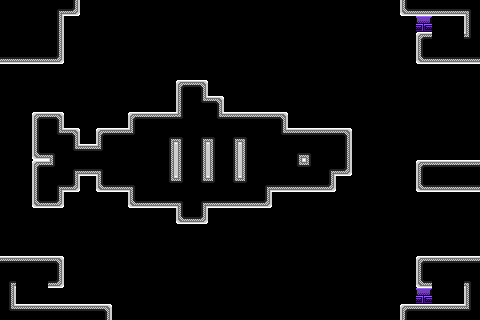

Rendered tile map (Tiled .tmx) drawn with the repository's tilesets; below, a short description and the full map source, tile grids included:
An orthogonal 30x20 tile map with 16x16 px tiles, 5 tile layers (bkg_far, bkg_close, ground, onoff2-defaulton, ...), 3 tilesets.

<map version="1.10" tiledversion="1.11.0" orientation="orthogonal" renderorder="right-down" width="30" height="20" tilewidth="16" tileheight="16" infinite="0" nextlayerid="6" nextobjectid="1">
 <tileset firstgid="1" source="../../memory_block.tsx" />
 <tileset firstgid="16" source="../../PlaceholderSprites.tsx" />
 <tileset firstgid="121" source="../../onoff2_block.tsx" />
 <layer id="4" name="bkg_far" width="30" height="20">
  <properties>
   <property name="unity:sortinglayer" value="Bkg_far" />
  </properties>
  <data encoding="csv">
0,0,0,0,0,0,0,0,0,0,0,0,0,0,0,0,0,0,0,0,0,0,0,0,0,0,0,0,0,0,
0,0,0,0,0,0,0,0,0,0,0,0,0,0,0,0,0,0,0,0,0,0,0,0,0,0,0,0,0,0,
0,0,0,0,0,0,0,0,0,0,0,0,0,0,0,0,0,0,0,0,0,0,0,0,0,0,0,0,0,0,
0,0,0,0,0,0,0,0,0,0,0,0,0,0,0,0,0,0,0,0,0,0,0,0,0,0,0,0,0,0,
0,0,0,0,0,0,0,0,0,0,0,0,0,0,0,0,0,0,0,0,0,0,0,0,0,0,0,0,0,0,
0,0,0,0,0,0,0,0,0,0,0,0,0,0,0,0,0,0,0,0,0,0,0,0,0,0,0,0,0,0,
0,0,0,0,0,0,0,0,0,0,0,0,0,0,0,0,0,0,0,0,0,0,0,0,0,0,0,0,0,0,
0,0,0,0,0,0,0,0,0,0,0,0,0,0,0,0,0,0,0,0,0,0,0,0,0,0,0,0,0,0,
0,0,0,0,0,0,0,0,0,0,0,0,0,0,0,0,0,0,0,0,0,0,0,0,0,0,0,0,0,0,
0,0,0,0,0,0,0,0,0,0,0,0,0,0,0,0,0,0,0,0,0,0,0,0,0,0,0,0,0,0,
0,0,0,0,0,0,0,0,0,0,0,0,0,0,0,0,0,0,0,0,0,0,0,0,0,0,0,0,0,0,
0,0,0,0,0,0,0,0,0,0,0,0,0,0,0,0,0,0,0,0,0,0,0,0,0,0,0,0,0,0,
0,0,0,0,0,0,0,0,0,0,0,0,0,0,0,0,0,0,0,0,0,0,0,0,0,0,0,0,0,0,
0,0,0,0,0,0,0,0,0,0,0,0,0,0,0,0,0,0,0,0,0,0,0,0,0,0,0,0,0,0,
0,0,0,0,0,0,0,0,0,0,0,0,0,0,0,0,0,0,0,0,0,0,0,0,0,0,0,0,0,0,
0,0,0,0,0,0,0,0,0,0,0,0,0,0,0,0,0,0,0,0,0,0,0,0,0,0,0,0,0,0,
0,0,0,0,0,0,0,0,0,0,0,0,0,0,0,0,0,0,0,0,0,0,0,0,0,0,0,0,0,0,
0,0,0,0,0,0,0,0,0,0,0,0,0,0,0,0,0,0,0,0,0,0,0,0,0,0,0,0,0,0,
0,0,0,0,0,0,0,0,0,0,0,0,0,0,0,0,0,0,0,0,0,0,0,0,0,0,0,0,0,0,
0,0,0,0,0,0,0,0,0,0,0,0,0,0,0,0,0,0,0,0,0,0,0,0,0,0,0,0,0,0
</data>
 </layer>
 <layer id="1" name="bkg_close" width="30" height="20">
  <properties>
   <property name="unity:sortinglayer" value="Bkg" />
  </properties>
  <data encoding="csv">
0,0,0,0,0,0,0,0,0,0,0,0,0,0,0,0,0,0,0,0,0,0,0,0,0,0,0,0,0,0,
0,0,0,0,0,0,0,0,0,0,0,0,0,0,0,0,0,0,0,0,0,0,0,0,0,0,0,0,0,0,
0,0,0,0,0,0,0,0,0,0,0,0,0,0,0,0,0,0,0,0,0,0,0,0,0,0,0,0,0,0,
0,0,0,0,0,0,0,0,0,0,0,0,0,0,0,0,0,0,0,0,0,0,0,0,0,0,0,0,0,0,
0,0,0,0,0,0,0,0,0,0,0,0,0,0,0,0,0,0,0,0,0,0,0,0,0,0,0,0,0,0,
0,0,0,0,0,0,0,0,0,0,0,0,0,0,0,0,0,0,0,0,0,0,0,0,0,0,0,0,0,0,
0,0,0,0,0,0,0,0,0,0,0,0,0,0,0,0,0,0,0,0,0,0,0,0,0,0,0,0,0,0,
0,0,0,0,0,0,0,0,0,0,0,0,0,0,0,0,0,0,0,0,0,0,0,0,0,0,0,0,0,0,
0,0,0,0,0,0,0,0,0,0,0,0,0,0,0,0,0,0,0,0,0,0,0,0,0,0,0,0,0,0,
0,0,0,0,0,0,0,0,0,0,0,0,0,0,0,0,0,0,0,0,0,0,0,0,0,0,0,0,0,0,
0,0,0,0,0,0,0,0,0,0,0,0,0,0,0,0,0,0,0,0,0,0,0,0,0,0,0,0,0,0,
0,0,0,0,0,0,0,0,0,0,0,0,0,0,0,0,0,0,0,0,0,0,0,0,0,0,0,0,0,0,
0,0,0,0,0,0,0,0,0,0,0,0,0,0,0,0,0,0,0,0,0,0,0,0,0,0,0,0,0,0,
0,0,0,0,0,0,0,0,0,0,0,0,0,0,0,0,0,0,0,0,0,0,0,0,0,0,0,0,0,0,
0,0,0,0,0,0,0,0,0,0,0,0,0,0,0,0,0,0,0,0,0,0,0,0,0,0,0,0,0,0,
0,0,0,0,0,0,0,0,0,0,0,0,0,0,0,0,0,0,0,0,0,0,0,0,0,0,0,0,0,0,
0,0,0,0,0,0,0,0,0,0,0,0,0,0,0,0,0,0,0,0,0,0,0,0,0,0,0,0,0,0,
0,0,0,0,0,0,0,0,0,0,0,0,0,0,0,0,0,0,0,0,0,0,0,0,0,0,0,0,0,0,
0,0,0,0,0,0,0,0,0,0,0,0,0,0,0,0,0,0,0,0,0,0,0,0,0,0,0,0,0,0,
0,0,0,0,0,0,0,0,0,0,0,0,0,0,0,0,0,0,0,0,0,0,0,0,0,0,0,0,0,0
</data>
 </layer>
 <layer id="2" name="ground" width="30" height="20">
  <properties>
   <property name="unity:layer" value="Ground" />
   <property name="unity:sortinglayer" value="Ground" />
  </properties>
  <data encoding="csv">
7,7,7,10,13,0,0,0,0,0,0,0,0,0,0,0,0,0,0,0,0,0,0,0,0,11,12,12,12,9,
7,7,7,8,0,0,0,0,0,0,0,0,0,0,0,0,0,0,0,0,0,0,0,0,0,0,0,0,0,6,
7,7,7,8,0,0,0,0,0,0,0,0,0,0,0,0,0,0,0,0,0,0,0,0,0,0,1,0,0,4,
12,12,12,13,0,0,0,0,0,0,0,0,0,0,0,0,0,0,0,0,0,0,0,0,0,0,11,12,12,12,
0,0,0,0,0,0,0,0,0,0,0,0,0,0,0,0,0,0,0,0,0,0,0,0,0,0,0,0,0,0,
0,0,0,0,0,0,0,0,0,0,0,1,3,0,0,0,0,0,0,0,0,0,0,0,0,0,0,0,0,0,
0,0,0,0,0,0,0,0,0,0,0,6,5,3,0,0,0,0,0,0,0,0,0,0,0,0,0,0,0,0,
0,0,1,3,0,0,0,0,1,2,2,2147483653,7,5,2,2,2,3,0,0,0,0,0,0,0,0,0,0,0,0,
0,0,6,5,3,0,1,2,4,7,10,9,10,9,10,9,7,5,2,2,2,3,0,0,0,0,0,0,0,0,
0,0,11,9,5,2,4,7,7,7,8,6,8,6,8,6,7,7,10,9,7,8,0,0,0,0,0,0,0,0,
0,0,1,4,10,12,9,7,7,7,8,6,8,6,8,6,7,7,5,4,10,13,0,0,0,0,1,2,2,2,
0,0,6,10,13,0,11,12,9,7,5,4,5,4,5,4,10,12,12,12,13,0,0,0,0,0,11,12,12,12,
0,0,11,13,0,0,0,0,11,12,12,9,10,12,12,12,13,0,0,0,0,0,0,0,0,0,0,0,0,0,
0,0,0,0,0,0,0,0,0,0,0,11,13,0,0,0,0,0,0,0,0,0,0,0,0,0,0,0,0,0,
0,0,0,0,0,0,0,0,0,0,0,0,0,0,0,0,0,0,0,0,0,0,0,0,0,0,0,0,0,0,
0,0,0,0,0,0,0,0,0,0,0,0,0,0,0,0,0,0,0,0,0,0,0,0,0,0,0,0,0,0,
2,2,2,3,0,0,0,0,0,0,0,0,0,0,0,0,0,0,0,0,0,0,0,0,0,0,1,2,2,2,
10,0,0,13,0,0,0,0,0,0,0,0,0,0,0,0,0,0,0,0,0,0,0,0,0,0,11,0,0,9,
8,0,0,0,0,0,0,0,0,0,0,0,0,0,0,0,0,0,0,0,0,0,0,0,0,0,0,0,0,6,
5,2,2,2,2,2,3,0,0,0,0,0,0,0,0,0,0,0,0,0,0,0,0,0,0,1,2,2,2,4
</data>
 </layer>
 <layer id="5" name="onoff2-defaulton" width="30" height="20">
  <properties>
   <property name="unity:layer" value="Ground" />
   <property name="unity:sortinglayer" value="Ground" />
   <property name="unity:tag" value="onoff2-defaulton" />
  </properties>
  <data encoding="csv">
0,0,0,0,0,0,0,0,0,0,0,0,0,0,0,0,0,0,0,0,0,0,0,0,0,0,0,0,0,0,
0,0,0,0,0,0,0,0,0,0,0,0,0,0,0,0,0,0,0,0,0,0,0,0,0,0,122,0,0,0,
0,0,0,0,0,0,0,0,0,0,0,0,0,0,0,0,0,0,0,0,0,0,0,0,0,0,0,0,0,0,
0,0,0,0,0,0,0,0,0,0,0,0,0,0,0,0,0,0,0,0,0,0,0,0,0,0,0,0,0,0,
0,0,0,0,0,0,0,0,0,0,0,0,0,0,0,0,0,0,0,0,0,0,0,0,0,0,0,0,0,0,
0,0,0,0,0,0,0,0,0,0,0,0,0,0,0,0,0,0,0,0,0,0,0,0,0,0,0,0,0,0,
0,0,0,0,0,0,0,0,0,0,0,0,0,0,0,0,0,0,0,0,0,0,0,0,0,0,0,0,0,0,
0,0,0,0,0,0,0,0,0,0,0,0,0,0,0,0,0,0,0,0,0,0,0,0,0,0,0,0,0,0,
0,0,0,0,0,0,0,0,0,0,0,0,0,0,0,0,0,0,0,0,0,0,0,0,0,0,0,0,0,0,
0,0,0,0,0,0,0,0,0,0,0,0,0,0,0,0,0,0,0,0,0,0,0,0,0,0,0,0,0,0,
0,0,0,0,0,0,0,0,0,0,0,0,0,0,0,0,0,0,0,0,0,0,0,0,0,0,0,0,0,0,
0,0,0,0,0,0,0,0,0,0,0,0,0,0,0,0,0,0,0,0,0,0,0,0,0,0,0,0,0,0,
0,0,0,0,0,0,0,0,0,0,0,0,0,0,0,0,0,0,0,0,0,0,0,0,0,0,0,0,0,0,
0,0,0,0,0,0,0,0,0,0,0,0,0,0,0,0,0,0,0,0,0,0,0,0,0,0,0,0,0,0,
0,0,0,0,0,0,0,0,0,0,0,0,0,0,0,0,0,0,0,0,0,0,0,0,0,0,0,0,0,0,
0,0,0,0,0,0,0,0,0,0,0,0,0,0,0,0,0,0,0,0,0,0,0,0,0,0,0,0,0,0,
0,0,0,0,0,0,0,0,0,0,0,0,0,0,0,0,0,0,0,0,0,0,0,0,0,0,0,0,0,0,
0,0,0,0,0,0,0,0,0,0,0,0,0,0,0,0,0,0,0,0,0,0,0,0,0,0,0,0,0,0,
0,0,0,0,0,0,0,0,0,0,0,0,0,0,0,0,0,0,0,0,0,0,0,0,0,0,122,0,0,0,
0,0,0,0,0,0,0,0,0,0,0,0,0,0,0,0,0,0,0,0,0,0,0,0,0,0,0,0,0,0
</data>
 </layer>
 <layer id="3" name="foreground" width="30" height="20">
  <properties>
   <property name="unity:sortinglayer" value="Foreground" />
  </properties>
  <data encoding="csv">
0,0,0,0,0,0,0,0,0,0,0,0,0,0,0,0,0,0,0,0,0,0,0,0,0,0,0,0,0,0,
0,0,0,0,0,0,0,0,0,0,0,0,0,0,0,0,0,0,0,0,0,0,0,0,0,0,0,0,0,0,
0,0,0,0,0,0,0,0,0,0,0,0,0,0,0,0,0,0,0,0,0,0,0,0,0,0,0,0,0,0,
0,0,0,0,0,0,0,0,0,0,0,0,0,0,0,0,0,0,0,0,0,0,0,0,0,0,0,0,0,0,
0,0,0,0,0,0,0,0,0,0,0,0,0,0,0,0,0,0,0,0,0,0,0,0,0,0,0,0,0,0,
0,0,0,0,0,0,0,0,0,0,0,0,0,0,0,0,0,0,0,0,0,0,0,0,0,0,0,0,0,0,
0,0,0,0,0,0,0,0,0,0,0,0,0,0,0,0,0,0,0,0,0,0,0,0,0,0,0,0,0,0,
0,0,0,0,0,0,0,0,0,0,0,0,0,0,0,0,0,0,0,0,0,0,0,0,0,0,0,0,0,0,
0,0,0,0,0,0,0,0,0,0,0,0,0,0,0,0,0,0,0,0,0,0,0,0,0,0,0,0,0,0,
0,0,0,0,0,0,0,0,0,0,0,0,0,0,0,0,0,0,0,0,0,0,0,0,0,0,0,0,0,0,
0,0,0,0,0,0,0,0,0,0,0,0,0,0,0,0,0,0,0,0,0,0,0,0,0,0,0,0,0,0,
0,0,0,0,0,0,0,0,0,0,0,0,0,0,0,0,0,0,0,0,0,0,0,0,0,0,0,0,0,0,
0,0,0,0,0,0,0,0,0,0,0,0,0,0,0,0,0,0,0,0,0,0,0,0,0,0,0,0,0,0,
0,0,0,0,0,0,0,0,0,0,0,0,0,0,0,0,0,0,0,0,0,0,0,0,0,0,0,0,0,0,
0,0,0,0,0,0,0,0,0,0,0,0,0,0,0,0,0,0,0,0,0,0,0,0,0,0,0,0,0,0,
0,0,0,0,0,0,0,0,0,0,0,0,0,0,0,0,0,0,0,0,0,0,0,0,0,0,0,0,0,0,
0,0,0,0,0,0,0,0,0,0,0,0,0,0,0,0,0,0,0,0,0,0,0,0,0,0,0,0,0,0,
0,0,0,0,0,0,0,0,0,0,0,0,0,0,0,0,0,0,0,0,0,0,0,0,0,0,0,0,0,0,
0,0,0,0,0,0,0,0,0,0,0,0,0,0,0,0,0,0,0,0,0,0,0,0,0,0,0,0,0,0,
0,0,0,0,0,0,0,0,0,0,0,0,0,0,0,0,0,0,0,0,0,0,0,0,0,0,0,0,0,0
</data>
 </layer>
</map>
